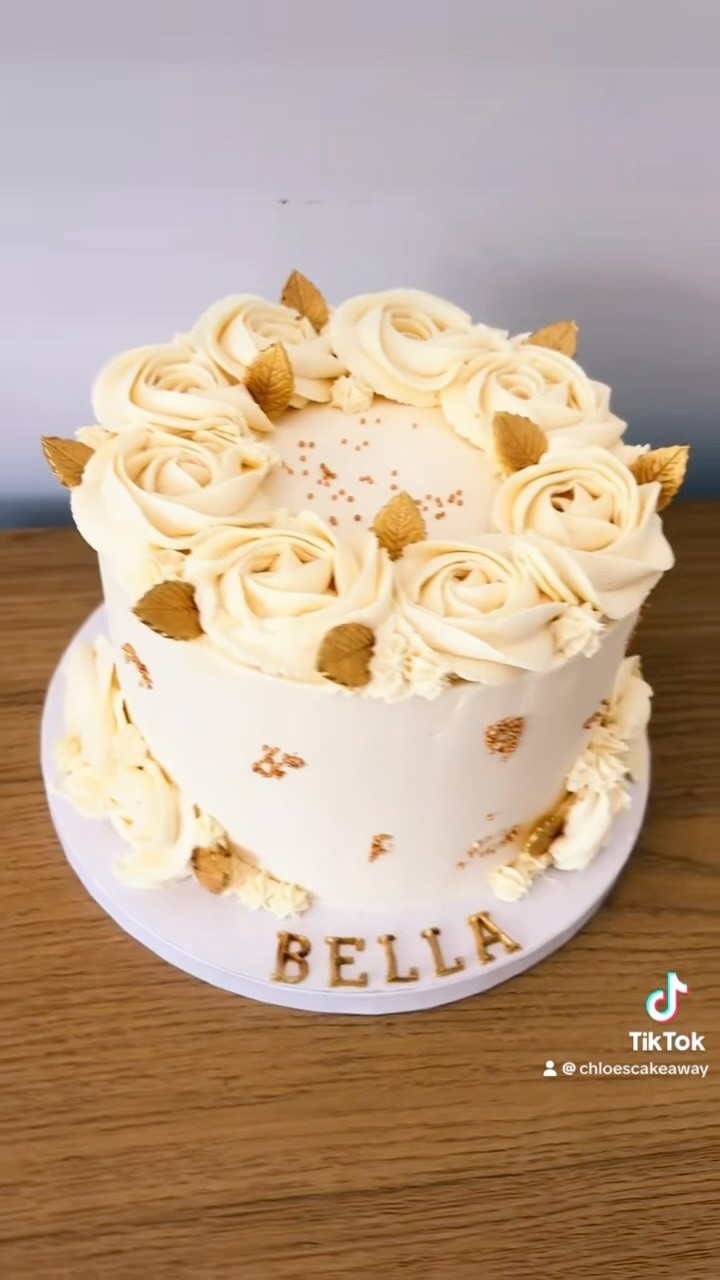
#> input picture source/ig005.jpg, 720 x 1280 px; its folder holds 4 pictures in this run
$ python build-images.py
#> lines starting #> are read from the running program, lines starting #| are printed output that depends on the picture
"""Crop the source Instagram photos (removing TikTok watermarks) into scripts/.crops/*.png.
Usage: python3 scripts/build-images.py   (then: node scripts/build-images.mjs)"""
import json, os
from PIL import Image
root = os.path.dirname(os.path.dirname(os.path.abspath(__file__)))
out = os.path.join(root, 'scripts', '.crops'); os.makedirs(out, exist_ok=True)
for e in json.load(open(os.path.join(root, 'scripts', 'images.json'))):
#> (reads scripts/images.json from the repository)
    im = Image.open(os.path.join(root, 'source', e['src'])).convert('RGB')
#> im is the input picture: PIL image 720x1280 RGB; mean R, G, B 188.1, 164.3, 142.5
    if 'crop' in e:
        l, t, r, b = e['crop']; W, H = im.size
#> after `W, H = im.size`: W = 720; H = 1280
        im = im.crop((round(l*W), round(t*H), round(r*W), round(b*H)))
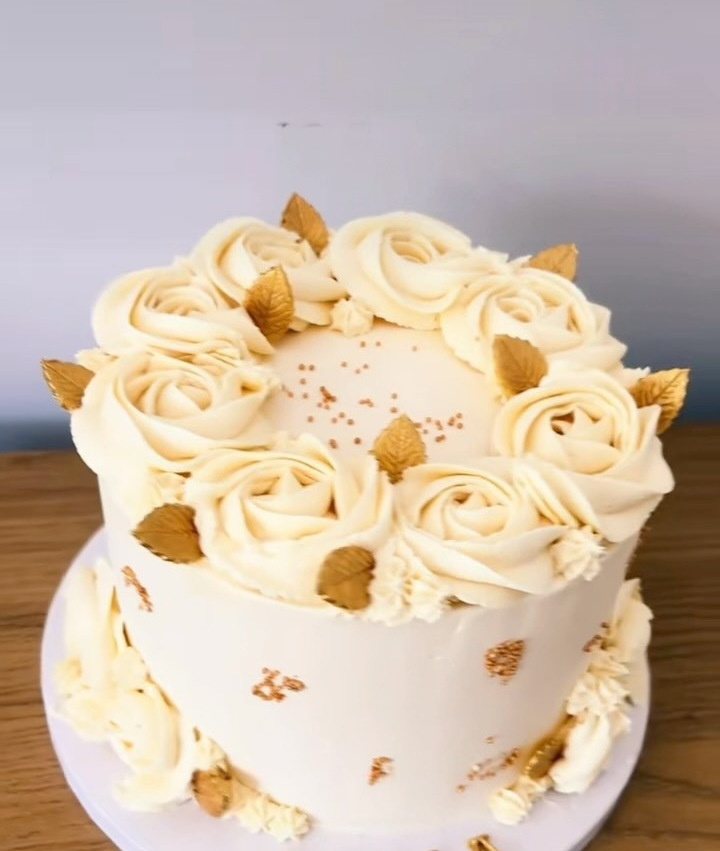
#> im: PIL image 720x851 RGB; mean R, G, B 205.1, 187.4, 170.1
    im.save(os.path.join(out, e['id'] + '.png'))
#> pass 2 of the loop `for e in json.load(open(os.path.join(root, 'scripts', 'images.json'))):`:
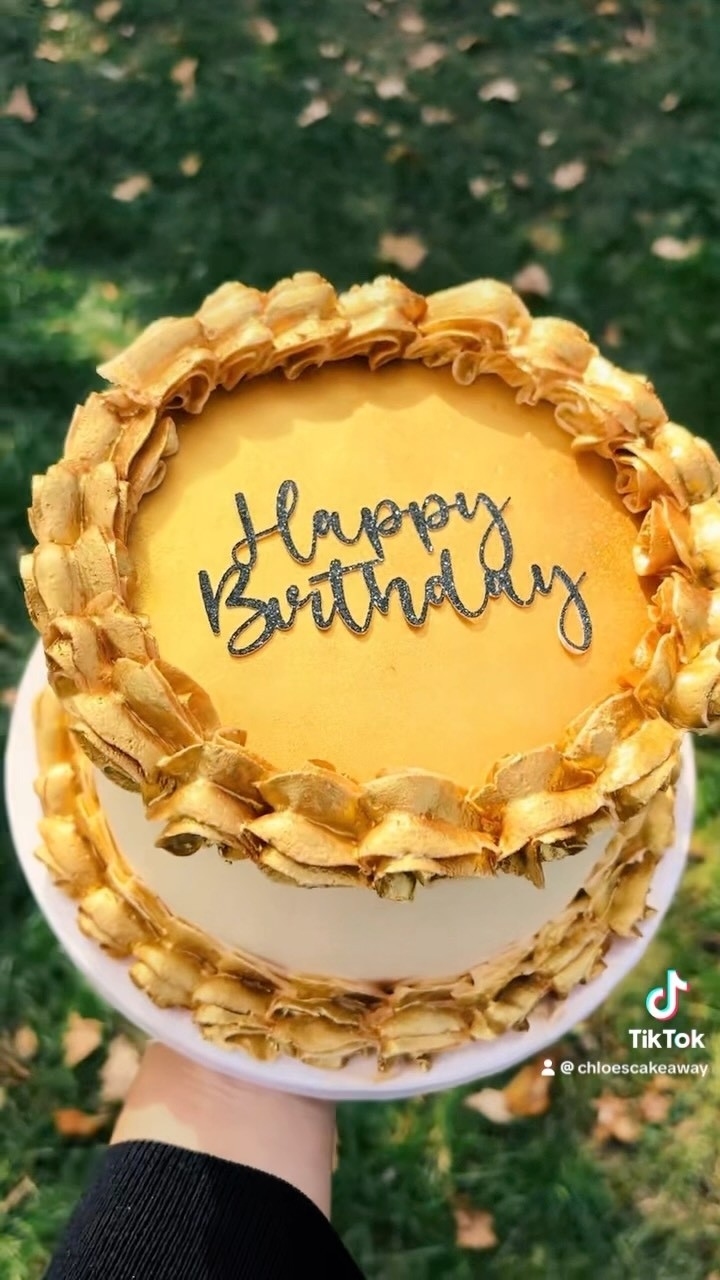
#> input picture source/ig002.jpg, 720 x 1280 px
#> im is the input picture: PIL image 720x1280 RGB; mean R, G, B 143.2, 125.8, 72.3
#> `im = im.crop((round(l*W), round(t*H), round(r*W), round(b*H)))`:
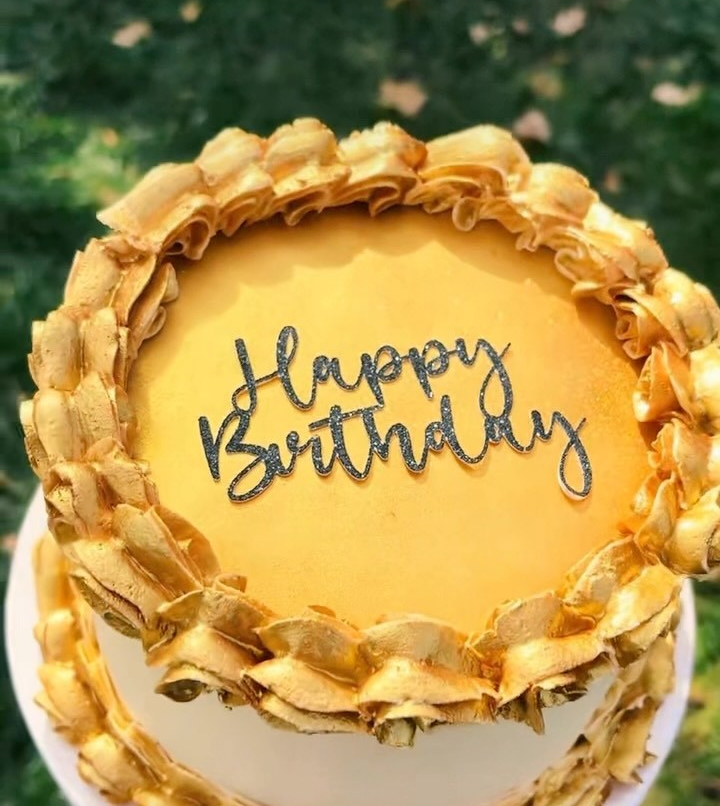
#> im: PIL image 720x806 RGB; mean R, G, B 173.6, 145.1, 76.9
#> (the run stopped early here; a loop or call above may not have finished)
